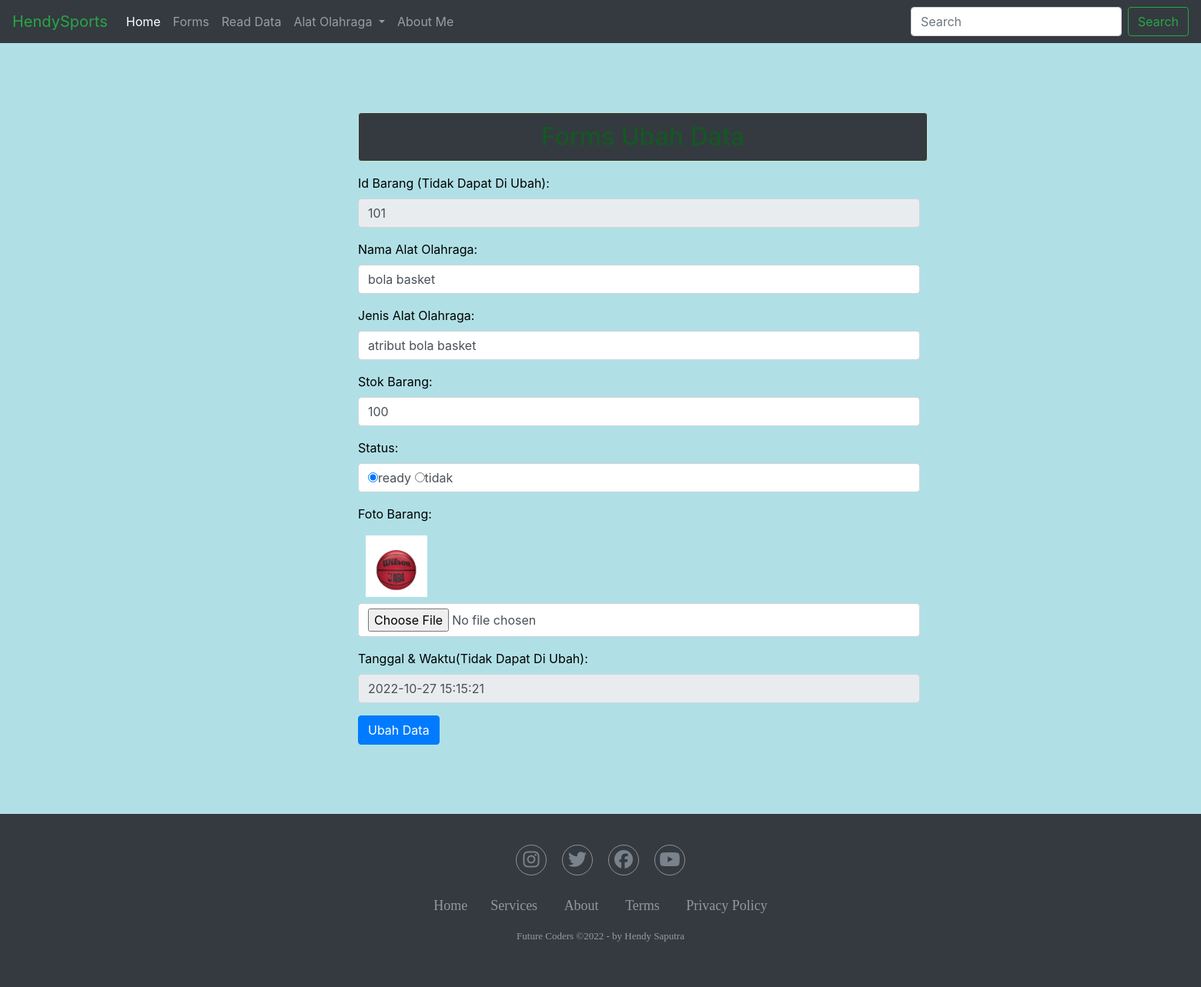
Page /update.php?id=101 on the committed database.
### tables this page shows
CREATE TABLE `goods` (
  `id_barang` int(5) NOT NULL,
  `nama_barang` varchar(30) NOT NULL,
  `jenis_barang` varchar(30) NOT NULL,
  `stok_barang` int(5) NOT NULL,
  `status_barang` enum('ready','tidak') DEFAULT NULL,
  `gambar` varchar(100) NOT NULL,
  `tanggal` datetime NOT NULL
);

### update.php (the view, shortened to what this page needs)
<?php
include('koneksi.php');
?>
<!DOCTYPE html>
<html lang="en">
<head>
  <link rel="stylesheet" href="https://cdn.jsdelivr.net/npm/bootstrap@4.0.0/dist/css/bootstrap.min.css">
  <link rel="stylesheet" href="style.css">
  <link rel="stylesheet" href="forms1.css">
  <link rel="stylesheet" href="https://cdnjs.cloudflare.com/ajax/libs/font-awesome/6.2.0/css/all.min.css" />
  <link href="//netdna.bootstrapcdn.com/font-awesome/3.2.1/css/font-awesome.css" rel="stylesheet">
</head>
<body>
  <nav class="navbar navbar-expand-lg navbar-dark bg-dark">
    <a class="navbar-brand text-success" href="#">HendySports</a>
    <div class="collapse navbar-collapse" id="navbarSupportedContent">
      <ul class="navbar-nav mr-auto">
        <li class="nav-item active">
          <a class="nav-link" href="index.php">Home <span class="sr-only">(current)</span></a>
        </li>
        <li class="nav-item">
            <a class="nav-link" href="forms.php">Forms</a>
        </li>
        <li class="nav-item">
            <a class="nav-link" href="tampilan.php">Read Data</a>
        </li>
        <li class="nav-item dropdown">
          <a class="nav-link dropdown-toggle" href="#" id="navbarDropdown" role="button" data-toggle="dropdown" aria-haspopup="true" aria-expanded="false">
            Alat Olahraga
          </a>
        <li class="nav-item">
          <a class="nav-link" href="about.php">About Me</a>
        </li>
      </ul>
      <form class="form-inline my-2 my-lg-0">
        <input class="form-control mr-sm-2" type="search" placeholder="Search" aria-label="Search">
        <button class="btn btn-outline-success my-2 my-sm-0" type="submit">Search</button>
      </form>
    </div>
  </nav>
  <div class="container">
        <h2 class="alert alert-success text-center mt-5 col-md-8">Forms Ubah Data</h2>
        <form action="" method="POST" enctype="multipart/form-data">
        <?php
            $tampil = mysqli_query($koneksi, "SELECT * FROM goods WHERE id_barang = '" . $_GET['id'] . "'");
            if (mysqli_num_rows($tampil) > 0) {
                while ($row = mysqli_fetch_array($tampil)) {
        ?>
            <div class="form-group" >
                <div class="row">
                    <div class="col-md-8">
                        <label for="id_barang">Id Barang (Tidak Dapat Di Ubah):</label>
                        <input type="number" name="id_barang" value="<?php echo $row['id_barang']; ?>" class="form-control" placeholder="Masukan Id Barang" readonly>
                    </div>
                </div>
            </div>
             <div class="form-group">
                <div class="row">
                    <div class="col-md-8">
                        <label for="nama_barang">Nama Alat Olahraga:</label>
                        <input type="text" name="nama_barang" value="<?php echo $row['nama_barang']; ?>"  class="form-control" placeholder="Masukan Nama Alat Olahraga">
                    </div>
                </div>
            </div>
            <div class="form-group">
                <div class="row">
                    <div class="col-md-8">
                        <label for="jenis_barang">Jenis Alat Olahraga:</label>
                        <input type="text" name="jenis_barang" value="<?php echo $row['jenis_barang']; ?>" class="form-control" placeholder="Jenis Alat Olahraga">
                    </div>
                </div>
            </div>
            <div class="form-group">
                <div class="row">
                    <div class="col-md-8">
                        <label for="stok_barang">Stok Barang:</label>
                        <input type="number" name="stok_barang" value="<?php echo $row['stok_barang']; ?>" class="form-control" placeholder="Masukan Stok Barang">
                    </div>
                </div>
            </div>
            <div class="form-group">
                <label for="status_barang">Status: </label>
                <div class="row">
                    <div class="col-md-8">
                      <div class="form-control">
                        <input type="radio" name="status_barang"  value="ready" <?php if($row['status_barang'] == "ready")echo "checked"?> >ready
                        <input type="radio" name="status_barang" value="tidak" <?php if($row['status_barang'] == "tidak")echo "checked"?>>tidak
                      </div>
                    </div>
                </div>
            </div>
            <div class="form-group">
                <div class="row">
                    <div class="gambar col-md-8">
                        <label for="gambar">Foto Barang:</label><br>
                        <img class="gambar" style="margin: 8px 10px;" src="<?php echo $row['gambar']; ?>" height="80px" alt="" srcset="">
                        <br>
                        <input type="file" name="gambar" class="form-control">
                    </div>
                </div>
            </div>
            <div class="form-group">
                <div class="row">
                    <div class="col-md-8">
                        <label for="tanggal">Tanggal & Waktu(Tidak Dapat Di Ubah):</label>
                        <input type="text" name="tanggal" value="<?php echo $row['tanggal']; ?>" class="form-control" placeholder="Masukan Stok Barang" readonly>
                    </div>
                </div>
            </div>
            <?php
                }
            }
            ?>
            <button type="submit" name="submit" value="update"  class="btn btn-primary">Ubah Data</button>
        </form>
    </div>
  <section class="footer">
    <div class="social">
      <a href="#"><i class="fab fa-instagram"></i></a>
      <a href="#"><i class="fab fa-twitter"></i></a>
      <a href="#"><i class="fab fa-facebook"></i></a>
      <a href="#"><i class="fab fa-youtube"></i></a>
    </div>
    <ul class="list">
      <li>
        <a href="#">Home</a
      </li>
      <li>
        <a href="#">Services</a>
      </li>
      <li>
        <a href="#">About</a>
      </li>
      <li>
        <a href="#">Terms</a>
      </li>
      <li>
        <a href="#">Privacy Policy</a>
      </li>
    </ul>
    <p class="copyright">
      Future Coders &copy;2022 - by Hendy Saputra
    </p>
  </section>
</body>
</html>

### style.css (style rules this page uses)
* { box-sizing: border-box; margin: 0; padding: 0; }
body { background-color: white; color: black; }
.navbar { margin-bottom: 25px; }
.text-center { background-color:#343a40; }
.footer { font-family:'Sege UI'; font-weight: 400; background-color:#343a40; padding: 40px 0; }
.footer .social { text-align: center; padding-bottom: 25px; color: #929ca5; }
.footer .social a { font-size: 24px; color: inherit; border: 1px solid #cccc; width: 40px; height: 40px; line-height: 38px; display: inline-block; text-align: center; border-radius: 50%; margin: 0 8px; opacity: 0.75; }
.footer ul { margin-top:0; padding: 0; list-style: none; font-size: 18px; line-height: 1.6; margin-bottom: 0; text-align: center; }
.footer ul li a { color:#cccc ; text-decoration: none; opacity: 0.8; }
.footer ul li { display: inline-block; padding: 0 15px; }
.footer .copyright { margin-top: 15px; text-align: center; font-size: 13px; color: #929ca5; }

### forms1.css (style rules this page uses)
body { background-color: powderblue; }
.container { margin: 90px 450px; }

### rows in the picture
goods: id_barang "101", nama_barang "bola basket", jenis_barang "atribut bola basket", stok_barang "100", status_barang "☑", gambar (picture), tanggal "2022-10-27 15:15:21"
